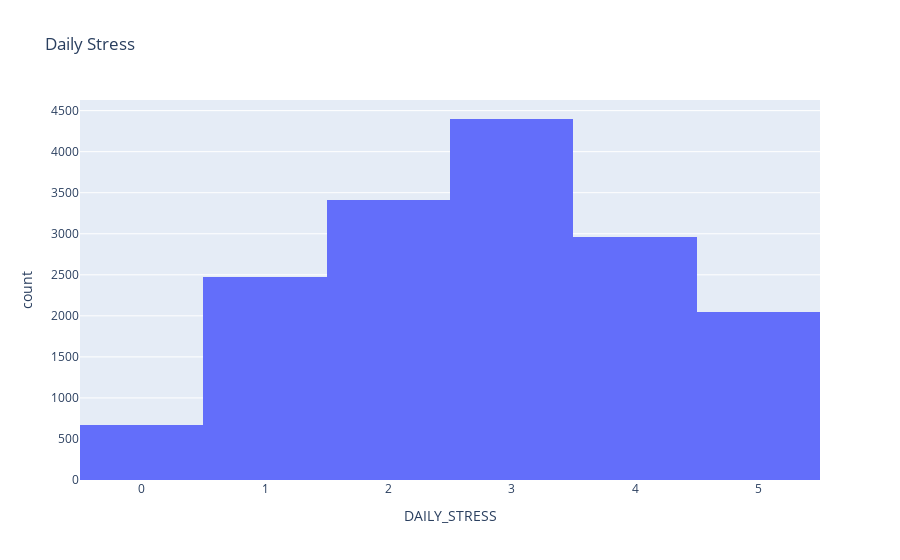

Notebook code for this chart:
### Code cell
# plot histogram of daily stress
px.histogram(df, x='DAILY_STRESS', title='Daily Stress')

### Figure 1 — Plotly figure (JSON) as saved in the notebook; plotly's stock layout.template omitted (floating-point values rounded to 4 significant figures; data arrays with more than 128 entries replaced by an {"elided": "..."} marker saying what was removed)
{"data": [{"alignmentgroup": "True", "bingroup": "x", "hovertemplate": "DAILY_STRESS=%{x}<br>count=%{y}<extra></extra>", "legendgroup": "", "marker": {"color": "#636efa", "pattern": {"shape": ""}}, "name": "", "offsetgroup": "", "orientation": "v", "showlegend": false, "type": "histogram", "x": {"elided": "15971 int values"}, "xaxis": "x", "yaxis": "y"}], "layout": {"barmode": "relative", "legend": {"tracegroupgap": 0}, "title": {"text": "Daily Stress"}, "xaxis": {"anchor": "y", "domain": [0, 1], "title": {"text": "DAILY_STRESS"}}, "yaxis": {"anchor": "x", "domain": [0, 1], "title": {"text": "count"}}}}
